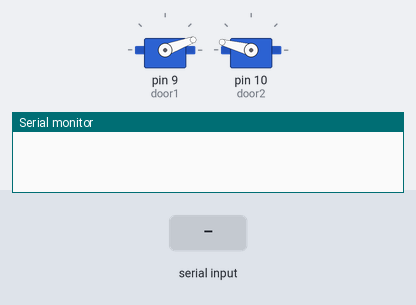
Recording of a sketch running on a simulated Arduino Uno, built with avr-gcc and run on an emulated ATmega328P. Shown: 2 × servo, the last lines printed to the serial monitor. Inputs (shaded band) come from the test bench.

Above: at 1.2 s.
1.3 s: "LO" received over Serial
At 2.49 s:
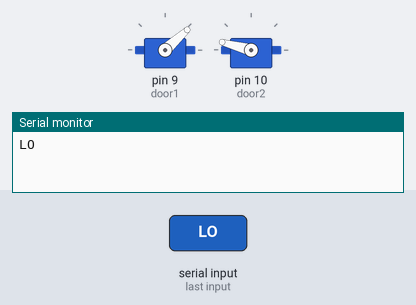
At 3.49 s:
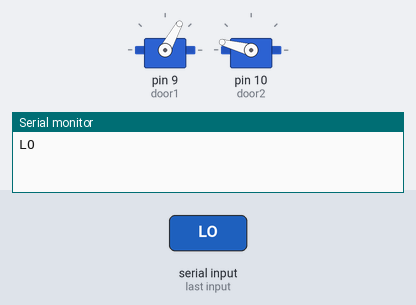
7.3 s: "RO" received over Serial
At 17.5 s:
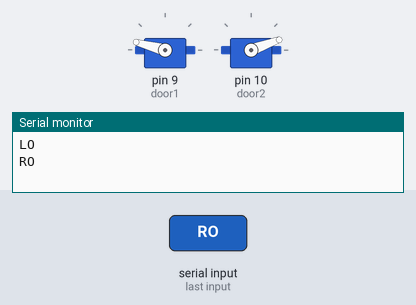
Timing chart, 0 to 19.0 s (numbered marks = the images above; inputs shaded):
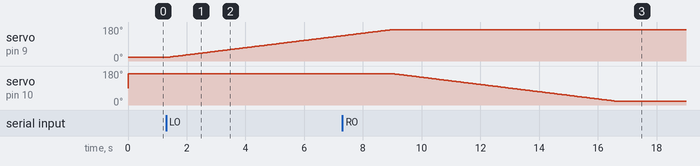

The sketch:

Fish_Doors_180.ino
```cpp
#include <Servo.h>
#include "Arduino.h"

Servo door1, door2;
int door1Pos, door2Pos;
int minPos = 750, maxPos = 2250;
String read_string;


void setup() {
  door1.attach(9);
  door2.attach(10);
  door1.writeMicroseconds(minPos);
  door1Pos = minPos;
  delay(15);
  door2.writeMicroseconds(maxPos);
  door2Pos = maxPos;
  delay(15);
  Serial.begin(9600);
  while (!Serial) {
    ;
  }
  //Serial.println("Arduino ready");
}

void loop() {
  /*  if (Serial.available() > 0) {
      int input = Serial.read();
      if (input == 49) {	//press 1 to toggle door 1
        toggleDoor(1, door1Pos);
      }
      else if (input == 50) {	//press 2 to toggle door 2
        toggleDoor(2, door2Pos);
      }
    }*/
  //String read_string;
  while (Serial.available() > 0) {
    delay(30);
    char c = Serial.read();
    read_string += c;
  }
  if (read_string.length() > 0) {
    Serial.println(read_string);
    if (read_string == "LO" && door1Pos == minPos) {
      openDoor(1);
    }
    else if (read_string == "LC" && door1Pos == maxPos) {
      closeDoor(1);
    }
    else if (read_string == "RC" && door2Pos == minPos) {
      openDoor(2);
    }
    else if (read_string == "RO" && door2Pos == maxPos) {
      closeDoor(2);
    }
  }
  read_string ="";
}

String takeInput() {
  String read_string;
  while (Serial.available() > 0) {
    delay(30);
    char c = Serial.read();
    read_string += c;
  }
  return read_string;
}


void openDoor(int door) {
  // Serial.print("Opening door ");
  // Serial.println(door);
  if (door == 1) {
    for (int pos = minPos; pos <= maxPos; pos += 1) {
      door1.writeMicroseconds(pos);
      door1Pos = pos;
      delay(5);
      door1Pos = 1;
    }
  }
  else {
    for (int pos = minPos; pos <= maxPos; pos += 1) {
      door2.writeMicroseconds(pos);
      door2Pos = pos;
      delay(5);
      door2Pos = 1;
    }
  }
  // Serial.println("Done");
}

void closeDoor(int door) {
  // Serial.print("Closing door ");
  // Serial.println(door);
  if (door == 1) {
    for (int pos = maxPos; pos >= minPos; pos -= 1) {
      door1.writeMicroseconds(pos);
      door1Pos = pos;
      delay(5);
      door1Pos = 0;
    }
  }
  else {
    for (int pos = maxPos; pos >= minPos; pos -= 1) {
      door2.writeMicroseconds(pos);
      door2Pos = pos;
      delay(5);
      door2Pos = 0;
    }
  }
  // Serial.println("Done");
}

void toggleDoor(int door, int doorPos) {
  if (doorPos == 0) {
    openDoor(door);
  }
  else {
    closeDoor(door);
  }
}
```

Measured:
- after the input at 1.3 s, servo on pin 9 (door1): moves from 20° to 134° over 5.9 s, starting after 0.09 s
- after the input at 7.3 s, servo on pin 10 (door2): moves from 165° to 20° over 7.5 s, starting after 1.8 s
